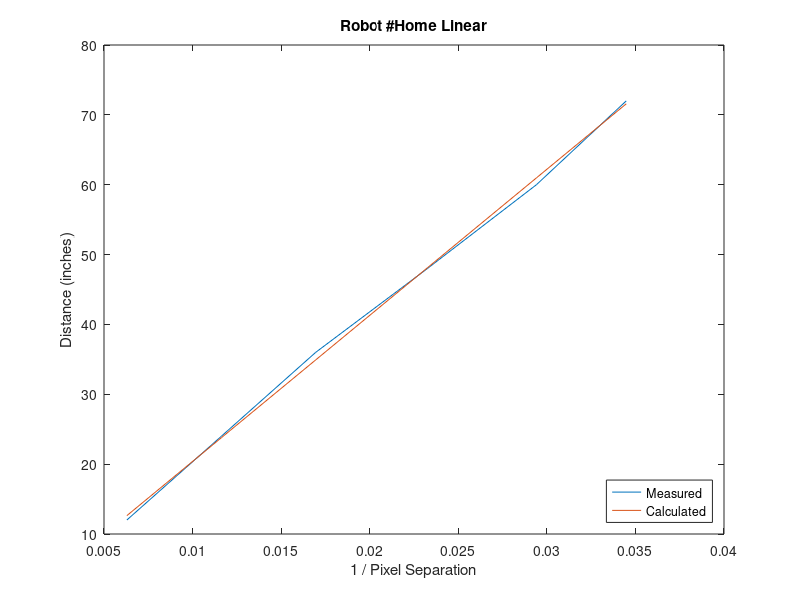
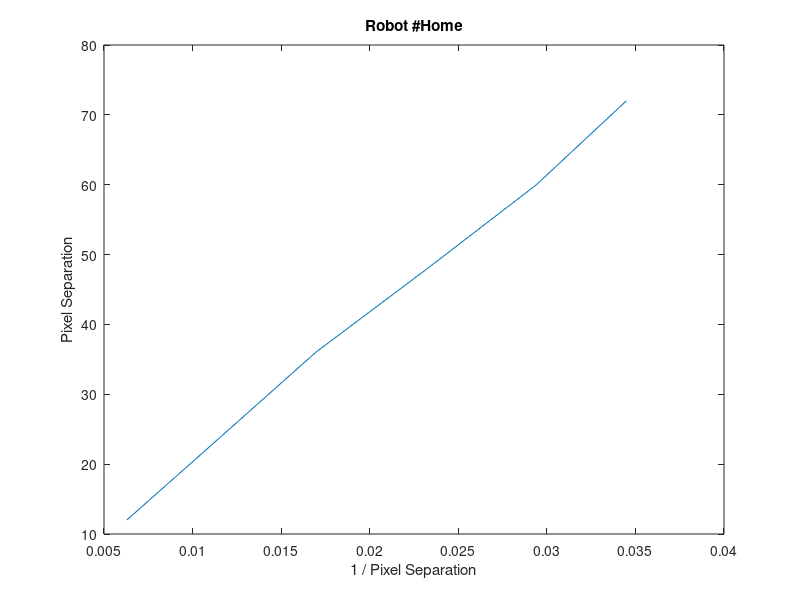
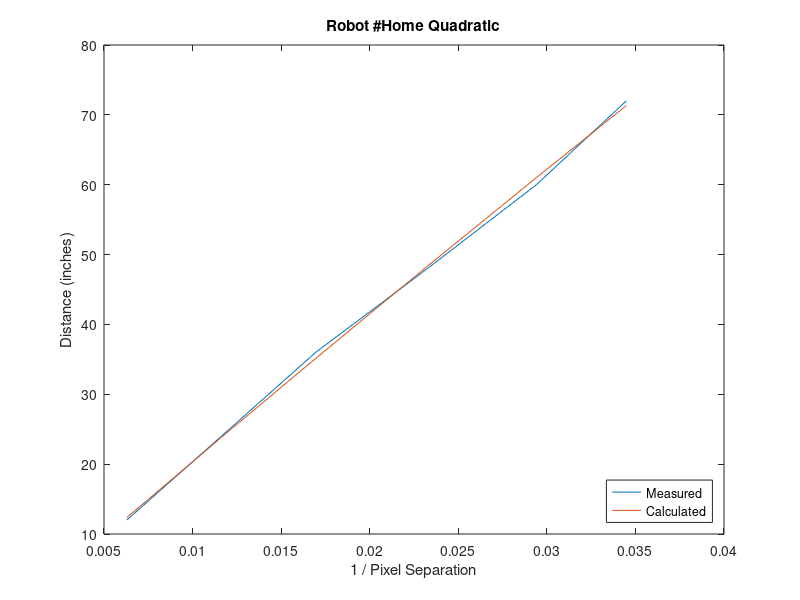

These charts were generated, in order, by the following MATLAB code:
% Calculate line throught points
%      delta pixel coordinates
%       X2         X1   
pts = [60         219;
       105        191;
       111        170;
       119        162;
       123        157;
       127        156];
D = [12;24;36;48;60;72];
%Linear m 2091.17,  y intercept -0.53

% pts = [83.44	209.36;
%         110.81    185.50
%         110.46    163.43
%         105.49    145.55
%         130.91    163.13
%         130.04    157.01
% ];
% D = [24;36;48;60;72;84];


%        X2      X1
% pts = [106.45     195.35;
%         126.49    185.42;
%         131.44    175.23;
%         135.56    170.26;
%         137.48    166.22;
%         143.17    167.73
% ];
%Distance in inches
%D = [24;36;48;60;72;84];

pts = pts(:,2) - pts(:,1)  

dP = [pts  ones(size(pts,1),1)];   %Linear
dPP = [ones(size(pts,1),1)  pts  ones(size(pts,1),1)]; %Quad
for(i=1:size(dP,1))
    dP(i,1) = 1/dP(i,1);
    dPP(i,2) = dP(i,1);
    dPP(i,1) = dP(i,1)*dP(i,1);
end
dP
dPP
par1 = dP\D;                %slope and y intercept
par2 = dPP\D;               %quadratic, slope, and y intercept
m = par1(1);
b = par1(2);
fprintf(1,'Linear m %5.2f,  y intercept %5.2f\n',m,b);
Dcalc = m*dP(:,1) + b*ones(size(D))
%Plot Dcalc vs dP and D vs dP
figure(1);
plot(dP(:,1),D);
hold on;
plot(dP(:,1),Dcalc);
hold off;
title('Robot #Home Linear');
xlabel('1 / Pixel Separation');
ylabel('Distance (inches)');
legend('Measured','Calculated','Location','Southeast');
figure(2);
plot(dP(:,1), D);
title('Robot #Home');
xlabel('1 / Pixel Separation');
ylabel('Pixel Separation');

a = par2(1);            %quadratic
m2 = par2(2);           %slope
b2 = par2(3);           %y intercept
fprintf(1,'Quadratic a %5.3f  m %5.2f,  y intercept %5.2f\n',a,m2,b2);
D2calc = a*dPP(:,1) + m2*dPP(:,2) + b2*ones(size(D))

figure(3);
plot(dP(:,1),D);
hold on;
plot(dP(:,1),D2calc);
hold off;
title('Robot #Home Quadratic');
xlabel('1 / Pixel Separation');
ylabel('Distance (inches)');
legend('Measured','Calculated','Location','Southeast');